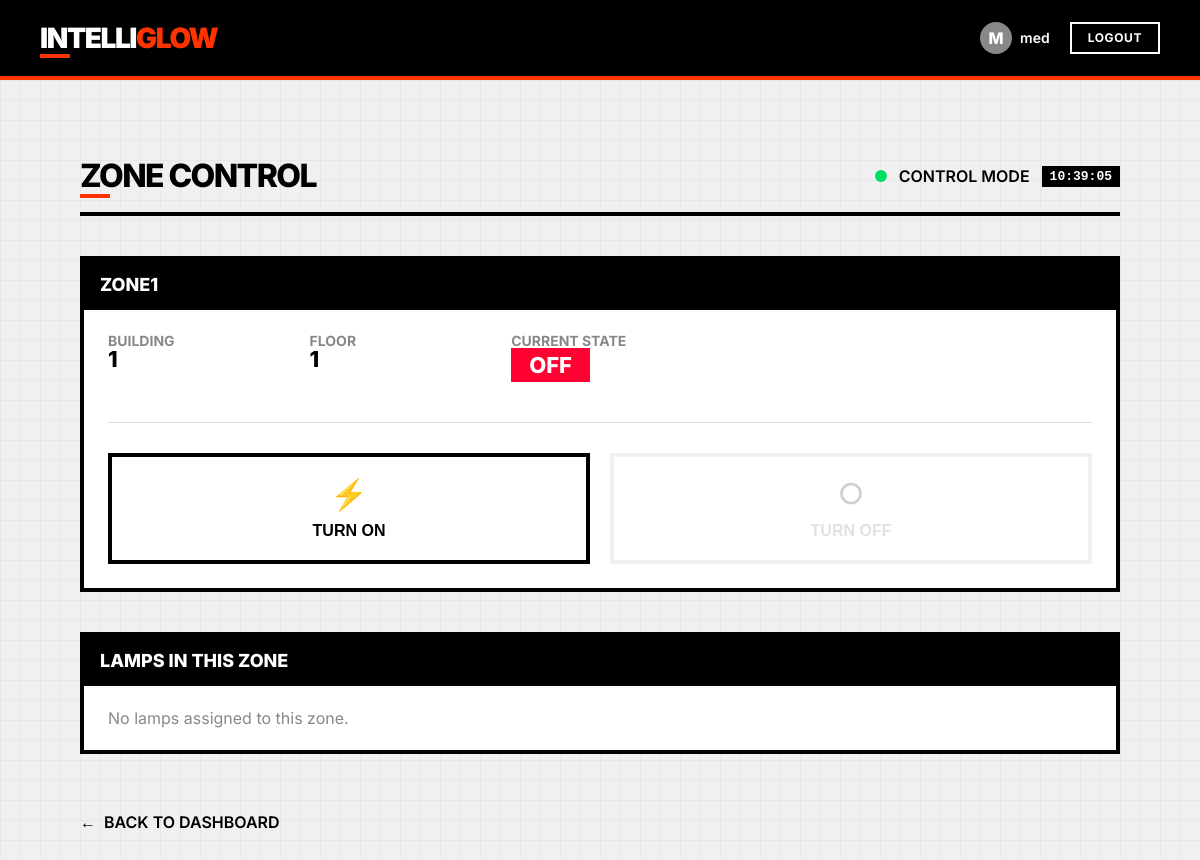
/zone/1/ (signed in), run on the app's committed database.
### core/models.py (models this page shows, shortened)
class Zone(models.Model):
    name = models.CharField(max_length=100)
    description = models.TextField(blank=True)
    building = models.CharField(max_length=100)
    floor = models.IntegerField()
    current_state = models.BooleanField(default=False)  # True = On, False = Off
    created_at = models.DateTimeField(auto_now_add=True)
    updated_at = models.DateTimeField(auto_now=True)

### core/views.py (the view, shortened to what this page needs)
# urls.py: path('zone/<int:zone_id>/', views.control_zone, name='control_zone'),
@login_required
def control_zone(request, zone_id):
    zone = get_object_or_404(Zone, pk=zone_id)
    return render(request, 'core/zone_detail.html', {'zone': zone})

### core/templates/core/zone_detail.html (shortened to what this page needs)
{% extends "core/base.html" %}
{% block content %}
<div class="brutal-container">
  <div class="brutal-header">
    <h1 class="brutal-title">ZONE CONTROL</h1>
    <div class="system-status">
      <div class="status-indicator online"></div>
      <span>CONTROL MODE</span>
      <div class="time-display" id="clock">00:00:00</div>
    </div>
  </div>
  <div class="zone-detail-panel panel">
    <div class="panel-header">
      <h2>{{ zone.name }}</h2>
    </div>
    <div class="zone-details">
      <div class="detail-grid">
        <div class="detail-item">
          <div class="detail-label">BUILDING</div>
          <div class="detail-value">{{ zone.building }}</div>
        </div>
        <div class="detail-item">
          <div class="detail-label">FLOOR</div>
          <div class="detail-value">{{ zone.floor }}</div>
        </div>
        <div class="detail-item">
          <div class="detail-label">CURRENT STATE</div>
          <div class="detail-value state-indicator {% if zone.current_state %}on{% else %}off{% endif %}">
            {{ zone.current_state|yesno:"ON,OFF" }}
          </div>
        </div>
      </div>
      <div class="control-section">
        <form method="post" class="brutal-form">
          <div class="control-buttons">
            <button type="submit" name="action" value="turn_on" class="control-btn on-btn {% if zone.current_state %}disabled{% endif %}" {% if zone.current_state %}disabled{% endif %}>
              <span class="btn-icon">⚡</span>
              <span class="btn-text">TURN ON</span>
            </button>
            <button type="submit" name="action" value="turn_off" class="control-btn off-btn {% if not zone.current_state %}disabled{% endif %}" {% if not zone.current_state %}disabled{% endif %}>
              <span class="btn-icon">⭘</span>
              <span class="btn-text">TURN OFF</span>
            </button>
          </div>
        </form>
      </div>
    </div>
  </div>
  <div class="lamps-panel panel">
    <div class="panel-header">
      <h2>LAMPS IN THIS ZONE</h2>
    </div>
    <div class="panel-content">
      {% for lamp in zone.lamps.all %}
        <div class="lamp-row">
          <span>{{ lamp.name }} (GPIO: {{ lamp.gpio_pin|default:"N/A" }})</span>
          <div class="lamp-controls">
            <span>Status: {% if lamp.status %}ON{% else %}OFF{% endif %}</span>
            <a href="{% url 'toggle_lamp' lamp.id %}" class="control-btn-small">Toggle</a>
          </div>
        </div>
      {% empty %}
        <p class="no-lamps-text">No lamps assigned to this zone.</p>
      {% endfor %}
    </div>
  </div>
  <div class="back-navigation">
    <a href="{% url 'dashboard' %}" class="back-btn">
      <span class="back-icon">←</span>
      <span>BACK TO DASHBOARD</span>
    </a>
  </div>
</div>
{% endblock %}

### core/templates/core/base.html (shortened to what this page needs)
{% load static %}
<!DOCTYPE html>
<html lang="en">
<head>
    <link rel="stylesheet" href="{% static 'css/main.css' %}">
</head>
<body>
    <header>
        <div class="header-container">
            <h1>Intelli<span style="color: #ff3300;">Glow</span></h1>
            <div class="user-controls">
                {% if user.is_authenticated %}
                    <div class="username">
                        <div class="user-avatar">{{ user.username|first }}</div>
                        <span>{{ user.username }}</span>
                    </div>
                    <a href="{% url 'login' %}" class="logout-btn">Logout</a>
                {% else %}
                    <a href="{% url 'login' %}" class="login-btn">Login</a>
                {% endif %}
            </div>
        </div>
    </header>
    <main>
        {% block content %}
        {% endblock %}
    </main>
</body>
</html>

### core/templates/core/base.html (style rules this page uses)
:root { --black: #000000; --white: #ffffff; --gray-dark: #222222; --gray: #888888; --accent: #ff3300; --green: #00dd66; --spacing: 40px; --header-height: 80px; }
* { margin: 0; padding: 0; box-sizing: border-box; }
body { font-family: 'Inter', sans-serif; background-color: #f0f0f0; color: var(--black); line-height: 1; position: relative; min-height: 100vh; }
body::before { content: ""; position: fixed; top: 0; left: 0; right: 0; bottom: 0; background-image: linear-gradient(to right, rgba(0,0,0,0.03) 1px, transparent 1px), linear-gradient(to bottom, rgba(0,0,0,0.03) 1px, transparent 1px); background-size: 20px 20px; z-index: -1; pointer-events: none; }
header { background-color: var(--black); color: var(--white); height: var(--header-height); position: sticky; top: 0; z-index: 100; border-bottom: 4px solid var(--accent); }
.header-container { max-width: 1440px; margin: 0 auto; padding: 0 var(--spacing); display: flex; justify-content: space-between; align-items: center; height: 100%; }
h1 { font-weight: 900; text-transform: uppercase; letter-spacing: -0.05em; font-size: 28px; position: relative; }
h1::after { content: ""; position: absolute; bottom: -6px; left: 0; width: 30px; height: 4px; background-color: var(--accent); }
.user-controls { display: flex; align-items: center; font-weight: 600; font-size: 14px; }
.username { margin-right: 20px; display: flex; align-items: center; gap: 8px; }
.user-avatar { width: 32px; height: 32px; background-color: var(--gray); border-radius: 50%; display: flex; align-items: center; justify-content: center; font-weight: 800; font-size: 16px; text-transform: uppercase; }
.logout-btn, .login-btn { background-color: transparent; color: var(--white); text-decoration: none; padding: 8px 16px; border: 2px solid var(--white); text-transform: uppercase; font-weight: 700; font-size: 12px; letter-spacing: 0.05em; transition: all 0.2s ease; }
main { padding: var(--spacing); max-width: 1440px; margin: 0 auto; padding-bottom: 100px; }

### data on the page
Zone: name "ZONE1", building "1", floor "1", current_state "OFF"

### other printed values
{{ user.username|first }} "M"
{{ user.username }} "med"
